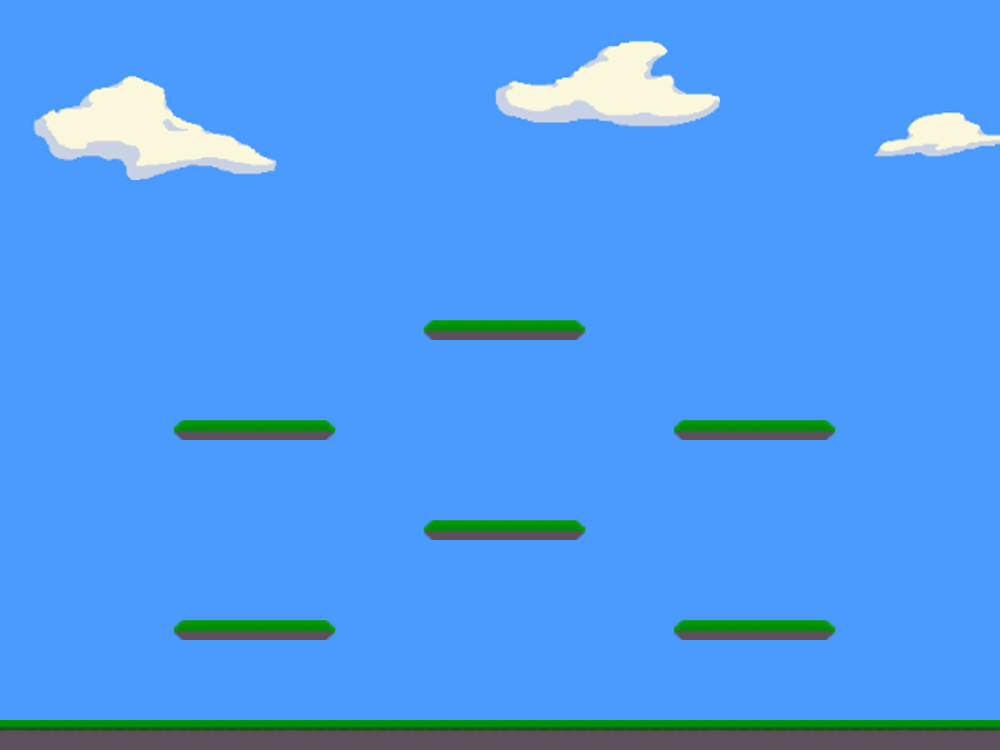

A level layout from a 2D game, rendered from its tile map. Below: a short description, then the map file with tile-grid data replaced by summaries:
An orthogonal 100x75 tile map with 10x10 px tiles, 2 tile layers (Background, Ground).

<map version="1.0" orientation="orthogonal" width="100" height="75" tilewidth="10" tileheight="10">
 <tileset firstgid="1" name="outside" tilewidth="10" tileheight="10">
  <image source="outside.png" width="1000" height="750" />
 </tileset>
 <layer name="Background" width="100" height="75">
  <data>[7500 cells, 7500 non-empty, 548 distinct tile ids]</data>
 </layer>
 <layer name="Ground" width="100" height="75">
  <data>[7500 cells, 504 non-empty, 334 distinct tile ids]</data>
 </layer>
</map>
